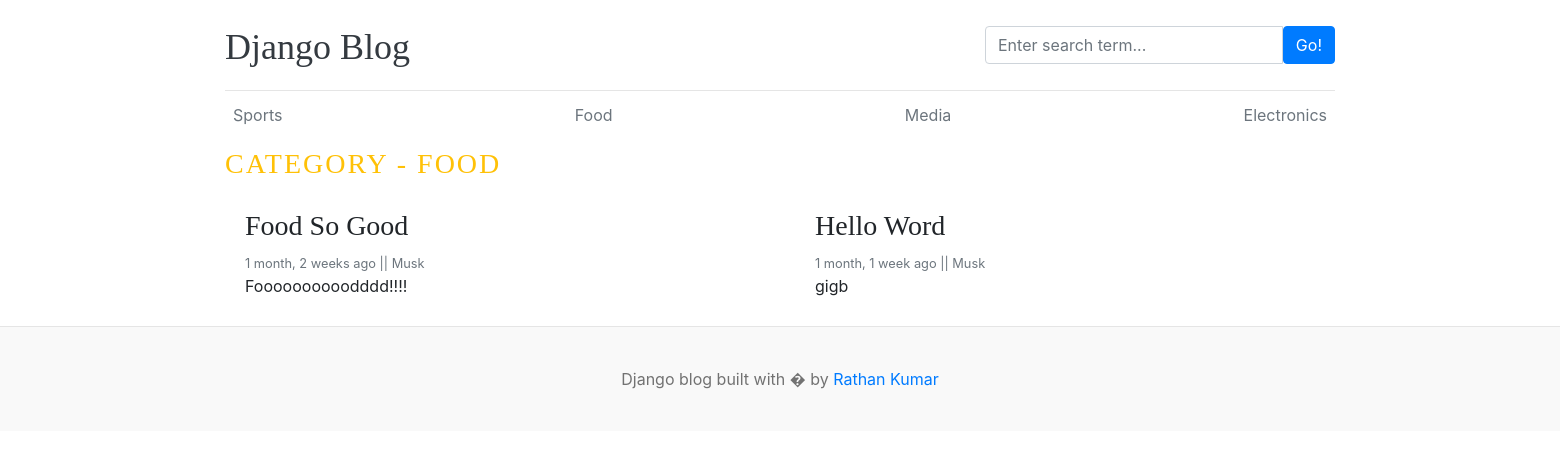
The app's page /category/2/ with its own data.
### blogs/models.py (models this page shows, shortened)
class Category(models.Model):
    category_name=models.CharField(max_length=50,unique=True)
    created_at=models.DateTimeField(auto_now_add=True)
    updated_at=models.DateTimeField(auto_now=True)
    class Meta:
        verbose_name_plural ='categories'
    def __str__(self):
        return self.category_name

class Blog(models.Model):
    title=models.CharField(max_length=100)
    slug=models.SlugField(max_length=150,unique=True,blank=True)
    category=models.ForeignKey(Category,on_delete=models.CASCADE)
    author=models.ForeignKey(User,on_delete=models.CASCADE)
    featured_image = models.ImageField(upload_to='uploads/%Y/%m/%d')
    short_description = models.TextField(max_length=500)
    blog_body = models.TextField(max_length=2000)
    status = models.CharField(max_length=20,choices=STATUS_CHOICES,default='Draft')
    is_featured =  models.BooleanField(default=False)
    created_at = models.DateTimeField(auto_now_add=True)
    updated_at = models.DateTimeField(auto_now=True)

### blogs/views.py (the view)
# urls.py: path('<int:category_id>/', views.posts_by_category,name='posts_by_category'),
def posts_by_category(request,category_id):
    posts = Blog.objects.filter(status='Published',category=category_id)
    category=get_object_or_404(Category,pk=category_id)
    context ={
        'posts':posts,
        'category':category,
    }
    return render(request,'posts_by_category.html',context)

### blogs/context_processors.py (called while the page is built)
def get_categories(request):
    categories=Category.objects.all()
    return dict(categories=categories)

def get_about(request):
    try:
        about_us=About.objects.get()
    except:
        about_us=None
    print(about_us)
    return dict(about=about_us)

### blogs/models.py (called while the page is built)
    def __str__(self):
        return self.about_us[:10]

### templates/posts_by_category.html (shortened to what this page needs)
{% extends 'base.html' %}
{% block content %}
<h3 class="text-uppercase text-warning" style="letter-spacing:2px;">Category - {{category}}</h3>
  <div class="row mb-2">
    {% if posts %}
    {% for post in posts %}
    <div class="col-md-6">
      <div class="card border-0" >
        <div class="card-body">
          <h3>{{post.title}}</h3>
          <small class="mb-1 text-muted">{{post.created_at | timesince }} ago || {{post.author}}</small>
          <p class="card-text">{{post.short_description | truncatewords:10}}</p>
        </div>
      </div>
    </div>
    {% endfor %}
    {% else %}
    <p>No Posts Found.</p>
    {% endif %}
  </div>
</div>
{% endblock %}

### templates/base.html (shortened to what this page needs)
{% load static %}
<!DOCTYPE html>
<html lang="en">
<head>
    <link href="https://getbootstrap.com/docs/4.0/dist/css/bootstrap.min.css" rel="stylesheet">
    <link rel="stylesheet" href="https://cdnjs.cloudflare.com/ajax/libs/font-awesome/4.7.0/css/font-awesome.min.css">
    <link href="{% static 'css/blog.css' %}" rel="stylesheet">
  </head>
<body>
    <div class="container">
      <header class="blog-header py-3">
        <div class="row flex-nowrap justify-content-between align-items-center">
          <div class="col-8 pt-1">
            <a class="blog-header-logo text-dark" href="/">Django Blog</a>
          </div>
          <div class="col-4">
            <form action="{% url 'search' %}" method="GET">
              <dic class="input-group">
                <input class="form-control" type="text" name='keyword' placeholder="Enter search term..." aria-label="Enter search term..." aria-describedby="button-search" style="position: center;"/>
                <button type="submit" class="btn btn-primary" id="button-search" type="button">Go!</button>
              </dic>
            </form>
          </div>
          <div class="col-4 d-flex justify-content-end align-items-center">
          </div>
        </div>
      </header>
      <div class="nav-scroller py-1 mb-2">
        <nav class="nav d-flex justify-content-between">
          {% for ct in categories %}
          <a class="p-2 text-muted" href="{% url 'posts_by_category' ct.id %}">{{ct.category_name}}</a>
          {% endfor %}
        </nav>
      </div>
{% block content %}
{% endblock %}
<footer class="blog-footer">
  <p>Django blog built with � by <a href="#">Rathan Kumar</a></p>
</footer>
</body>
</html>

### blog_main/static/css/blog.css (style rules this page uses)
.blog-header { border-bottom: 1px solid #e5e5e5; }
.blog-header-logo { font-family: "Playfair Display", Georgia, "Times New Roman", serif; font-size: 2.25rem; }
h1, h2, h3, h4, h5, h6 { font-family: "Playfair Display", Georgia, "Times New Roman", serif; }
.blog-footer { padding: 2.5rem 0; color: #727272; text-align: center; background-color: #f9f9f9; border-top: .05rem solid #e5e5e5; }
.blog-footer p:last-child { margin-bottom: 0; }

### records on screen
Category: category_name "Sports"
Category: category_name "Food", category_name "FOOD"
Category: category_name "Media"
Category: category_name "Electronics"
Blog: title "Food So Good", created_at "1 month, 2 weeks", author "Musk", short_description "Foooooooooodddd!!!!"
Blog: title "Hello Word", created_at "1 month, 1 week", author "Musk", short_description "gigb"
